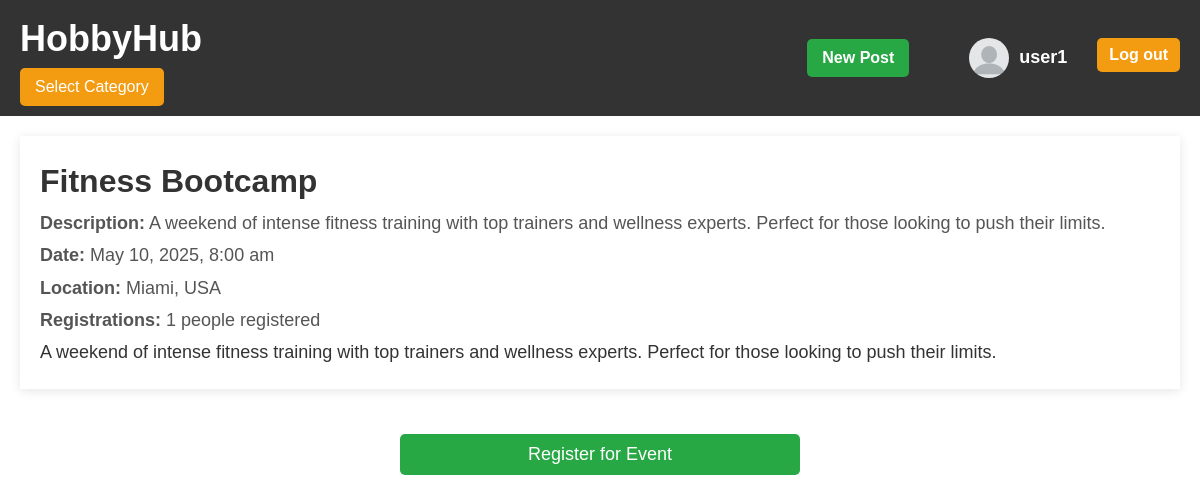
/event.php?id=3 (signed in), run on the app's committed database.
### tables this page shows
CREATE TABLE `events` (
  `event_id` int(10) UNSIGNED NOT NULL,
  `event_name` varchar(255) NOT NULL,
  `event_description` text NOT NULL,
  `event_date` datetime NOT NULL,
  `location` varchar(255) NOT NULL,
  `created_at` timestamp NOT NULL DEFAULT CURRENT_TIMESTAMP
);

### event.php (the view, shortened to what this page needs)
<?php
include 'db_connection.php';
include 'Component/navbar.php';
$isLoggedIn = isset($_SESSION['user_id']);
$userId = $isLoggedIn ? $_SESSION['user_id'] : null;
$userName = $isLoggedIn ? $_SESSION['username'] : null;
$navbar = new Navbar($conn, $isLoggedIn, $userId, $userName);
if (isset($_GET['id'])) {
    $event_id = $_GET['id'];
    $sql_event_details = "SELECT * FROM events WHERE event_id = ?";
    $stmt = $conn->prepare($sql_event_details);
    $stmt->bind_param("i", $event_id);
    $stmt->execute();
    $result = $stmt->get_result();
    if ($result->num_rows > 0) {
        $event = $result->fetch_assoc();
    } else {
        echo "<p>Event not found.</p>";
        exit;
    }
$isRegistered = false;
if ($isLoggedIn) {
    $sql_check_registration = "SELECT * FROM event_registrations WHERE user_id = ? AND event_id = ?";
    $stmt_check_registration = $conn->prepare($sql_check_registration);
    $stmt_check_registration->bind_param("ii", $userId, $event_id);
    $stmt_check_registration->execute();
    $result_registration = $stmt_check_registration->get_result();
    $isRegistered = $result_registration->num_rows > 0;
}
    $sql_registration_count = "SELECT COUNT(*) as total_registrations FROM event_registrations WHERE event_id = ?";
    $stmt_count = $conn->prepare($sql_registration_count);
    $stmt_count->bind_param("i", $event_id);
    $stmt_count->execute();
    $result_count = $stmt_count->get_result();
    $registration_count = $result_count->fetch_assoc()['total_registrations'];
} else {
    echo "<p>No event specified.</p>";
    exit;
}
?>
<!DOCTYPE html>
<html lang="en">
<head>
    <link rel="stylesheet" href="event.css">
    <link rel="stylesheet" href="glowna.css">
    <link rel="stylesheet" href="navbar.css">
</head>
<body>
  <header>
    <?php
          echo $navbar->render();
      ?>
  </header>
  <main class="container">
    <div class="event-details">
        <div class="event-header">
            <div class="event-info">
                <h1><?php echo htmlspecialchars($event['event_name'], ENT_QUOTES, 'UTF-8'); ?></h1>
                <p><strong>Description:</strong> <?php echo htmlspecialchars($event['event_description'], ENT_QUOTES, 'UTF-8'); ?></p>
                <p><strong>Date:</strong> <?php echo date("F j, Y, g:i a", strtotime($event['event_date'])); ?></p>
                <p><strong>Location:</strong> <?php echo htmlspecialchars($event['location'], ENT_QUOTES, 'UTF-8'); ?></p>
                <p><strong>Registrations:</strong> <?php echo $registration_count; ?> people registered</p>
            </div>
        </div>
        <p><?php echo nl2br(htmlspecialchars($event['event_description'], ENT_QUOTES, 'UTF-8')); ?></p>
    </div>
    <br>
<?php if ($isRegistered): ?>
    <div class="registration-message">
        <p>You are already registered for this event.</p>
    </div>
    <div class="unregistration-form">
    <form method="POST">
        <input type="hidden" name="event_id" value="<?php echo $event['event_id']; ?>">
        <button type="submit" name="unregister" class="btn-unregister">Unregister from Event</button>
    </form>
</div>
<?php else: ?>
    <?php if ($isLoggedIn): ?>
    <div class="registration-form">
        <form method="POST">
            <button type="submit" name="register" class="btn-register">Register for Event</button>
        </form>
    </div>
    <?php else: ?>
        <div class="login-message">
            <p>You need to <a href="login.php" class="login-link">log in</a> to register for this event.</p>
        </div>
    <?php endif; ?>
<?php endif; ?>
</main>
</body>
</html>

### event.css (style rules this page uses)
.event-details { margin: 0 auto; padding: 20px; }
.event-header { display: flex; align-items: flex-start; gap: 20px; }
.event-info h1 { font-size: 32px; color: #333; }
.event-info p { font-size: 18px; color: #555; }
.event-details { margin: 0 auto; padding: 20px; box-shadow: 0 2px 10px rgba(0, 0, 0, 0.1); }
.registration-form { width: 100%; max-width: 400px; margin: 20px auto; text-align: center; }
.btn-register { background-color: #28a745; color: white; border: none; padding: 10px 20px; font-size: 18px; cursor: pointer; border-radius: 5px; transition: background-color 0.3s ease; display: inline-block; width: 100%; }

### glowna.css (style rules this page uses)
* { margin: 0; padding: 0; box-sizing: border-box; }
body { font-family: Arial, sans-serif; line-height: 1.6; color: #333; }

### navbar.css (style rules this page uses)
header { width: 100%; background-color: #333; color: #fff; }
.container { max-width: 1200px; margin: 0 auto; padding: 20px; }
.container p { font-size: 18px; line-height: 1.8; }

### data on the page
events: event_name "Fitness Bootcamp", event_description "A weekend of intense fitness training with top trainers and wellness experts. Perfect for those looking to push their limits.", event_date "May 10, 2025, 8:00 am", location "Miami, USA"

### other printed values
$this->userName "user1"
$registration_count "1"
